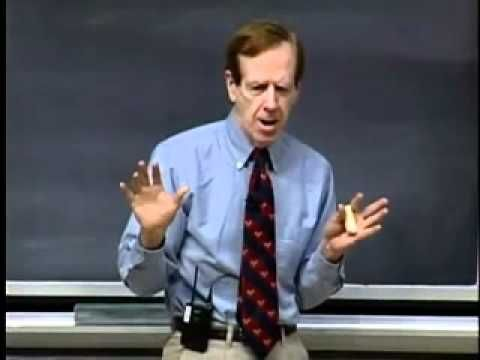
%> input picture Project/gilbert_strang.jpg, 480 x 360 px
$ octave --eval "result = my_grayscale('gilbert_strang.jpg');"   (GNU Octave 9; MATLAB toolbox functions it lacks are replaced by stand-ins)
%> lines starting %> are read from the running program, lines starting %| are printed output that depends on the picture
## Copyright (C) 2018 Kevin Hannay
##
## This program is free software; you can redistribute it and/or modify it
## under the terms of the GNU General Public License as published by
## the Free Software Foundation; either version 3 of the License, or
## (at your option) any later version.
##
## This program is distributed in the hope that it will be useful,
## but WITHOUT ANY WARRANTY; without even the implied warranty of
## MERCHANTABILITY or FITNESS FOR A PARTICULAR PURPOSE.  See the
## GNU General Public License for more details.
##
## You should have received a copy of the GNU General Public License
## along with this program.  If not, see <http://www.gnu.org/licenses/>.

## -*- texinfo -*-
## @deftypefn {Function File} {@var{retval} =} my_grayscale (@var{input1}, @var{input2})
##
## @seealso{}
## @end deftypefn

## Author: Kevin Hannay <khannay@walty-ws>
## Created: 2018-03-17

function R1= my_grayscale(filename)
%> called with filename = 'gilbert_strang.jpg'

R=imread(filename);
%> R is the input picture: size 360x480x3 uint8; mean R, G, B 82.9, 84.4, 92.3
R=double(R);
%> R: size 360x480x3 double
%If this is rgb image then grayscale it
if (length(size(R))==3)
  redchannel=R(:,:,1);
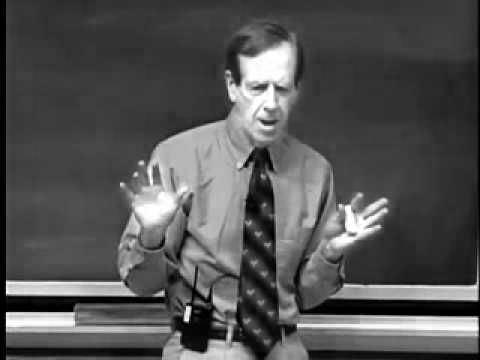
%> redchannel: size 360x480 double; min 0, max 255, mean 82.9
  greenchannel=R(:,:,2);
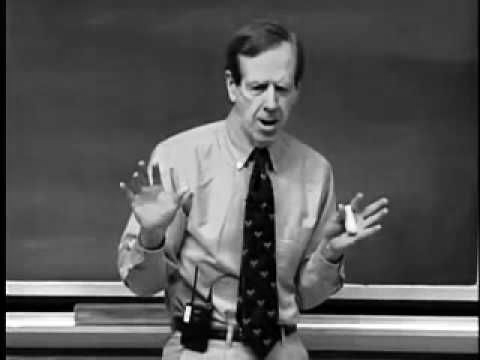
%> greenchannel: size 360x480 double; min 0, max 255, mean 84.4
  bluechannel=R(:,:,3);
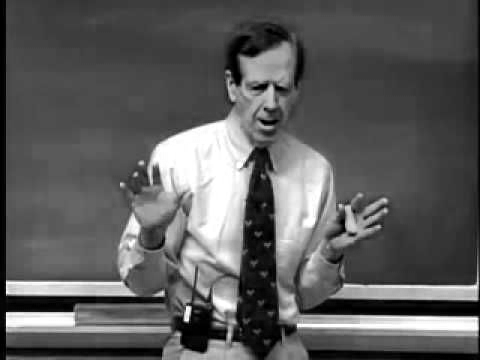
%> bluechannel: size 360x480 double; min 0, max 255, mean 92.3
  R1=.299*redchannel + .587*greenchannel + .114*bluechannel;
 else
  R1=R;
 end

endfunction

$ run again, on Project/strang.jpeg
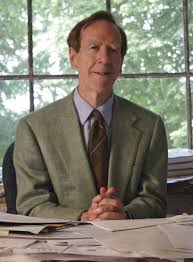
%> input picture Project/strang.jpeg, 193 x 262 px
%> in my_grayscale, R is the input picture: size 262x193x3 uint8; mean R, G, B 129.3, 125.9, 112.2
%> R: size 262x193x3 double
%> in my_grayscale, `redchannel=R(:,:,1);`:
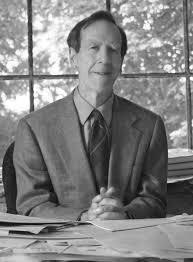
%> redchannel: size 262x193 double; min 1, max 255, mean 129.3
%> in my_grayscale, `bluechannel=R(:,:,3);`:
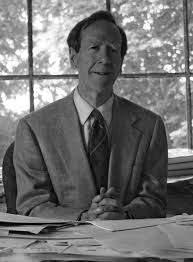
%> bluechannel: size 262x193 double; min 0, max 255, mean 112.2
